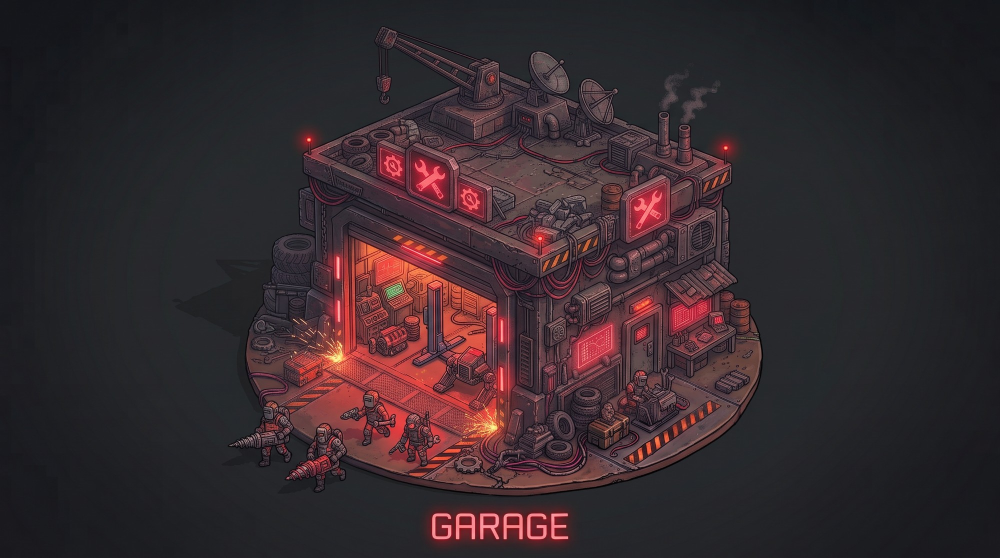
#> input picture art/garage/reference.png, 2000 x 1116 px (shown at 1/2 size)
$ python garage.py
#> lines starting #> are read from the running program, lines starting #| are printed output that depends on the picture; after the words box and inside, x2 and y2 are one past the last pixel; in counts of white or black regions, pixels touching at a corner belong together
"""The Garage tower, from the reference painting (art/garage/reference.png, 2000 x 1116).

1. The building: cut off the dark background (GrabCut, the walls and the disc it stands on marked as sure), without the
   four mechanics walking in front of it (they are the tower's live units) or the GARAGE label; where they stood on the
   disc, the floor is painted back in.
2. Sized as a tower layer: 512 px, the disc's centre at (256, 420) (the pad's centre: game.html draws tower layers at
   0.23x, SPR), the disc a little wider than a pad's ring. The head layer is empty: the garage doesn't turn.
   -> art/cel/raw/towers/garage-base.webp, garage-head.webp (art/cel/towers.py cel-shades them into prototype/assets)
   The mechanics themselves are drawn like the game's other troops: the raider's rig from the turnaround sheet in
   their colours, with their tools (art/enemies/turnaround.py, SKINS garage_*).

    venv/bin/python -I art/garage/garage.py      (then art/cel/towers.py for the building's cel shading)
"""
import os, sys
sys.dont_write_bytecode = True
import numpy as np, cv2

HERE = os.path.dirname(os.path.abspath(__file__))
ROOT = os.path.dirname(os.path.dirname(HERE))
src = cv2.imread(os.path.join(HERE, 'reference.png'))
#> src is the input picture: shape (1116, 2000, 3); mean B, G, R 45.7, 41.4, 54.3
H, W = src.shape[:2]
#> H = 1116; W = 2000

# the four mechanics in front of the building (reference px): polygons round each, with their tools
MECHS = {
    'drill': [(452, 862), (470, 812), (520, 788), (548, 800), (592, 846), (592, 930), (540, 940), (468, 912)],
    'bigdrill': [(566, 948), (600, 896), (622, 850), (660, 846), (706, 900), (708, 990), (640, 995), (572, 965)],
    'gunner': [(672, 830), (720, 812), (740, 772), (782, 772), (800, 822), (800, 880), (760, 905), (716, 896)],
    'wrench': [(772, 880), (802, 836), (822, 820), (856, 822), (884, 880), (880, 948), (800, 952), (776, 920)],
}
DISC = ((1015, 795), (512, 205))   # the disc's ellipse (centre, half-axes), roughly; building() fits it to the visible rim
FLOOR = (600, 800, 680, 840)       # a patch of plain floor plate (reference px): its texture fills where the mechanics stood
SCALE = 0.395                      # reference px -> layer px: the disc's half-width 512 -> 202 (46 map px; a pad's ring is 44)
CENTRE = (256, 420)


_GC = {}


def building():
    if 'img' in _GC: return _GC['img'], _GC['a']
    mask = np.full((H, W), cv2.GC_BGD, np.uint8)
    cv2.rectangle(mask, (330, 30), (1580, 1015), cv2.GC_PR_FGD, -1)
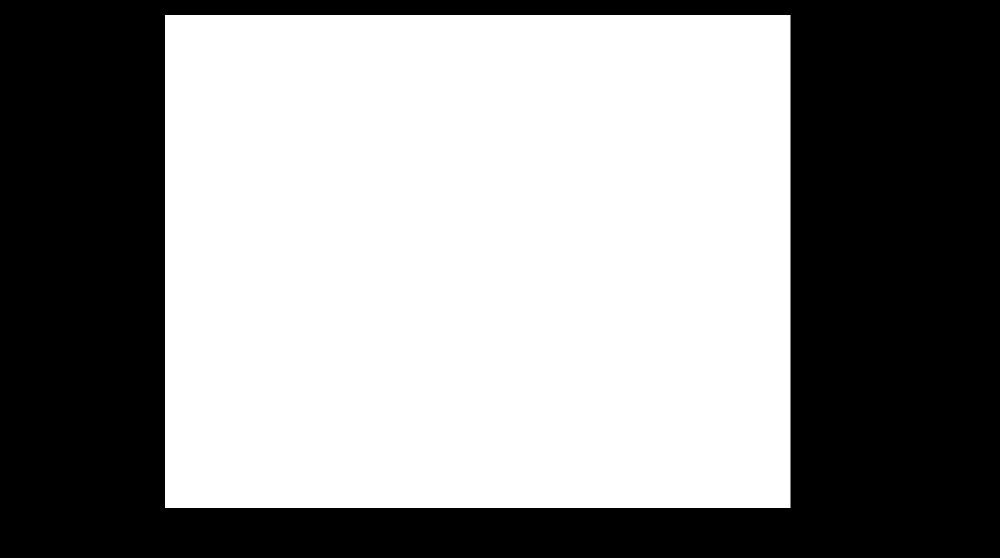
#> mask: shape (1116, 2000) (shown at 1/2 size); values 0 (black) and 3 (white), 55.3% white; 1 black region, box (x1, y1, x2, y2) and area: (0, 0, 2000, 1116) 998514
    cv2.ellipse(mask, DISC[0], (460, 180), 0, 0, 360, cv2.GC_FGD, -1)
#> mask: shape (1116, 2000); 11.68% of pixels changed, all inside (x1, y1, x2, y2) = (555, 615, 1476, 976)
    cv2.rectangle(mask, (660, 420), (1400, 700), cv2.GC_FGD, -1)
#> mask: shape (1116, 2000); min 0, max 3, mean 1.28
    cv2.rectangle(mask, (330, 1010), (W, H), cv2.GC_BGD, -1)                    # the label
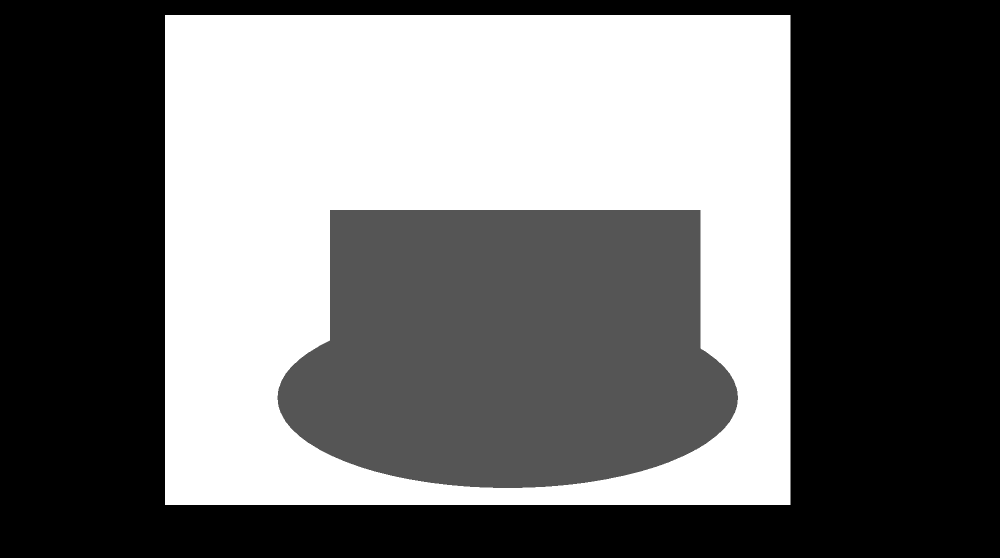
#> mask: shape (1116, 2000) (shown at 1/2 size); min 0, max 3, mean 1.27; drawn with min black and max white
    lab = cv2.cvtColor(src, cv2.COLOR_BGR2LAB).astype(np.float32)
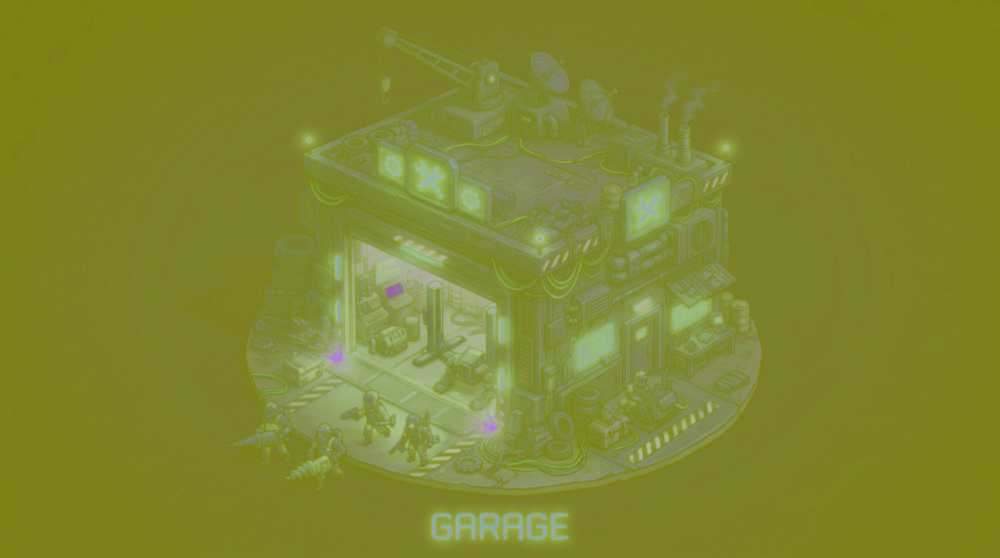
#> lab: shape (1116, 2000, 3) float32 (shown at 1/2 size); mean B, G, R 46.9, 134.1, 129.1
    bgcol = np.median(lab[50:200, 100:300].reshape(-1, 3), 0)
#> bgcol = [25, 130, 125]
    mask[(mask == cv2.GC_PR_FGD) & (np.linalg.norm(lab - bgcol, axis=2) < 6)] = cv2.GC_PR_BGD
    bg = np.zeros((1, 65), np.float64); fg = np.zeros((1, 65), np.float64)
    cv2.grabCut(src, mask, None, bg, fg, 6, cv2.GC_INIT_WITH_MASK)
    m = ((mask == cv2.GC_FGD) | (mask == cv2.GC_PR_FGD)).astype(np.uint8)
    n, lbl, st, _ = cv2.connectedComponentsWithStats(m)
    m = (lbl == 1 + np.argmax(st[1:, 4])).astype(np.uint8)
    _GC['fg'] = m.copy()
    # the mechanics: off the disc they go; on it, the floor is painted back in
    figs = np.zeros((H, W), np.uint8)
    for poly in MECHS.values(): cv2.fillPoly(figs, [np.array(poly, np.int32)], 1)
#> figs: shape (1116, 2000); values 0 (black) and 1 (white), 2.4% white; 2 white regions
    figs = cv2.dilate(figs, np.ones((7, 7), np.uint8))
    # the disc's front rim, fitted to where it shows (its lower half, away from the mechanics)
    cs, _ = cv2.findContours(m, cv2.RETR_EXTERNAL, cv2.CHAIN_APPROX_NONE)
#> m: shape (1116, 2000); values 0 (black) and 1 (white), 30.8% white; 1 white region, box (x1, y1, x2, y2) and area: (483, 54, 1523, 991) 687808
    pts = max(cs, key=len)[:, 0]
    far = cv2.dilate(figs, np.ones((41, 41), np.uint8))
#> figs: shape (1116, 2000); values 0 (black) and 1 (white), 2.7% white; 2 white regions, box (x1, y1, x2, y2) and area: (449, 785, 712, 999) 34479, (669, 769, 888, 956) 25011
    rim = np.array([p for p in pts if p[1] > 840 and not far[p[1], p[0]]], np.float32)
    (cx, cy), (dw, dh), ang = cv2.fitEllipse(rim)
#> cx = 1010.1; cy = 664.9; dw = 645.7; dh = 1089.9; ang = 91.27
    disc = np.zeros((H, W), np.uint8)
    cv2.ellipse(disc, ((cx, cy), (dw, dh), ang), 1, -1, cv2.LINE_AA)
#> disc: shape (1116, 2000); values 0 (black) and 1 (white), 24.8% white; 1 white region, box (x1, y1, x2, y2) and area: (465, 342, 1556, 989) 553160
    m[(figs > 0) & (disc == 0)] = 0
    m[(figs > 0) & (disc > 0)] = 1
    hole = (figs & disc).astype(np.uint8)
    # the floor: the colours round the hole carried in smoothly, the floor plate's texture over them, and the disc's
    # dark rim along its edge
    k = 4
    sm = cv2.resize(src, (W // k, H // k), interpolation=cv2.INTER_AREA)
    hk = cv2.dilate(cv2.resize(hole, (W // k, H // k), interpolation=cv2.INTER_NEAREST), np.ones((3, 3), np.uint8))
#> hole: shape (1116, 2000); values 0 (black) and 1 (white), 1.5% white; 3 white regions, box (x1, y1, x2, y2) and area: (669, 769, 888, 956) 25011, (605, 843, 711, 932) 5060, (511, 785, 596, 870) 2430
    fill = cv2.resize(cv2.inpaint(sm, hk, 5, cv2.INPAINT_TELEA), (W, H), interpolation=cv2.INTER_CUBIC).astype(np.float32)
    fill = cv2.GaussianBlur(fill, (0, 0), 4)
    x0, y0, x1, y1 = FLOOR
    ex = src[y0:y1, x0:x1].astype(np.float32); det = np.clip(ex - cv2.GaussianBlur(ex, (0, 0), 3), -10, 10) * 0.7   # grain only, no lines
    th, tw = det.shape[:2]
#> th = 40; tw = 80
    tiled = np.tile(det, (H // th + 1, W // tw + 1, 1))[:H, :W]
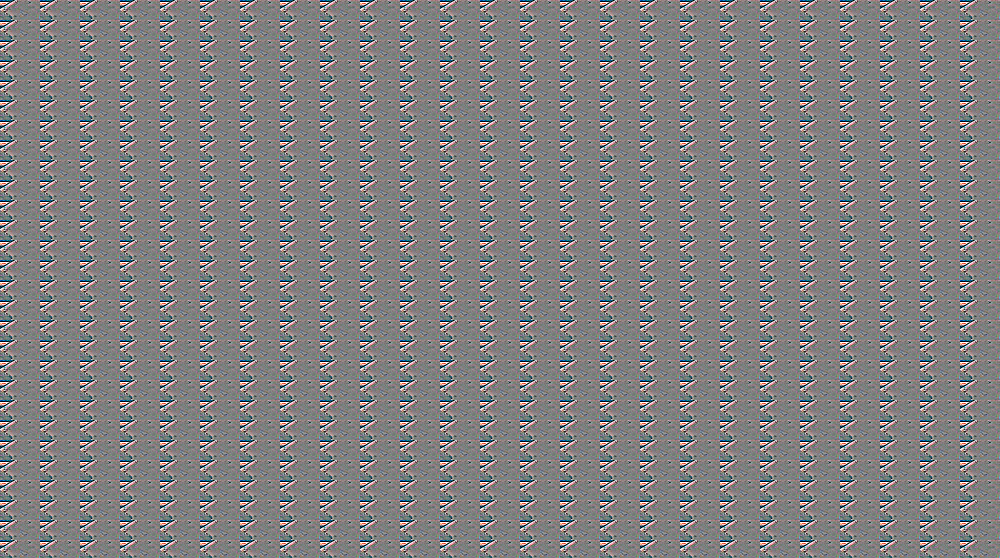
#> tiled: shape (1116, 2000, 3) float32 (shown at 1/2 size); mean B, G, R 0.0969, 0.0418, 0.0842; drawn with min black and max white
    fill += tiled
    ring = np.zeros((H, W), np.float32)
    cv2.ellipse(ring, ((cx, cy), (dw, dh), ang), 1, 22, cv2.LINE_AA)
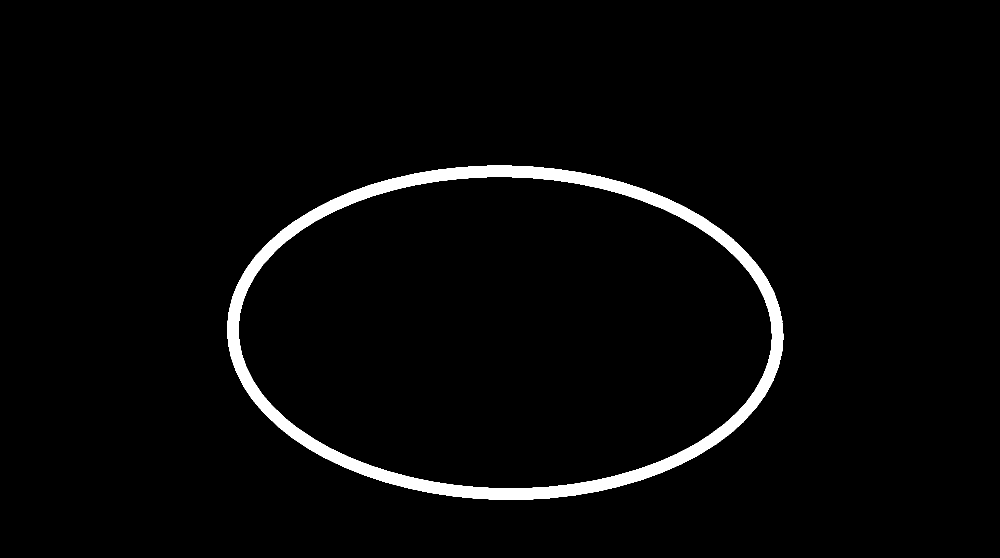
#> ring: shape (1116, 2000) float32 (shown at 1/2 size); values 0 (black) and 1 (white), 2.8% white; 1 white region, box (x1, y1, x2, y2) and area: (454, 331, 1567, 1000) 63548
    lower = (np.arange(H)[:, None] > cy).astype(np.float32)
#> lower = 1116 values from 0 to 1
    rimcol = np.median(src[(cv2.dilate(m, np.ones((3, 3), np.uint8)) > 0) & (disc > 0) & (ring > 0.5) & (far == 0)].reshape(-1, 3), 0)
#> rimcol = [56, 52, 86]
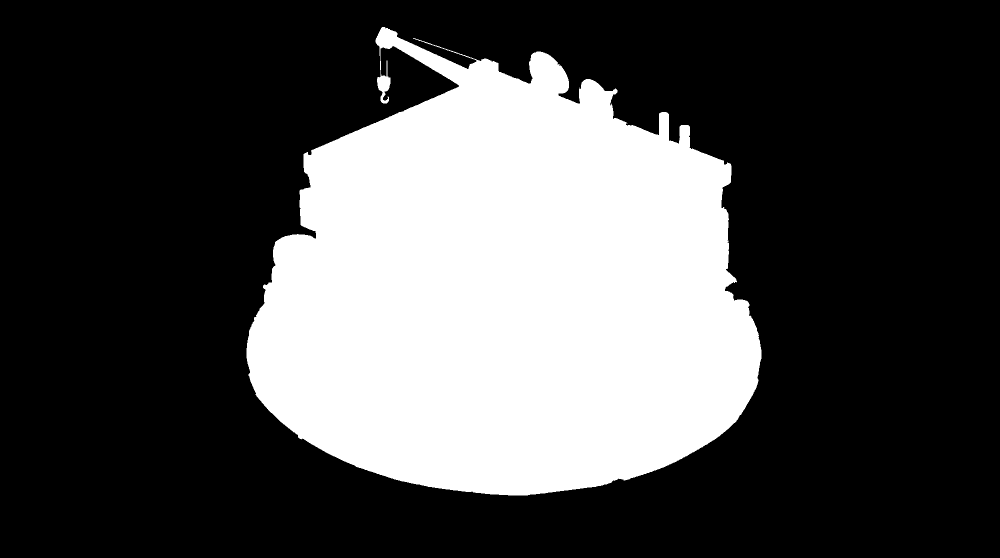
#> m: shape (1116, 2000) (shown at 1/2 size); values 0 (black) and 1 (white), 30.4% white; 1 white region, box (x1, y1, x2, y2) and area: (493, 54, 1523, 991) 678469
    rb = cv2.GaussianBlur(ring * lower, (0, 0), 2)[..., None]
    fill = fill * (1 - rb) + rimcol * rb
    hb = cv2.GaussianBlur(hole.astype(np.float32), (0, 0), 2)[..., None] * (hole[..., None] > 0)
    img = (src.astype(np.float32) * (1 - hb) + fill * hb).clip(0, 255).astype(np.uint8)
    a = cv2.GaussianBlur(m.astype(np.float32), (0, 0), 0.8)
    _GC['img'], _GC['a'] = img, a
    return img, a


def layer(img, a):
    """Scale and place: the disc's centre at CENTRE of a 512 px layer."""
    M = np.float32([[SCALE, 0, CENTRE[0] - SCALE * DISC[0][0]], [0, SCALE, CENTRE[1] - SCALE * DISC[0][1]]])
#> M = [[0.395, 0, -144.9], [0, 0.395, 106]]
    pre = np.dstack([img.astype(np.float32) * a[..., None], a])
    out = cv2.warpAffine(pre, M, (512, 512), flags=cv2.INTER_AREA)
    al = out[..., 3:4]
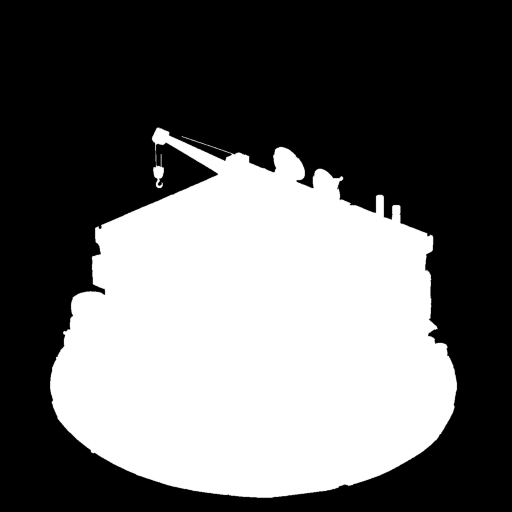
#> al: shape (512, 512, 1) float32; min 0, max 1, mean 0.404
    rgb = np.where(al > 1e-3, out[..., :3] / np.maximum(al, 1e-3), 0)
    return np.dstack([rgb, al * 255]).clip(0, 255).astype(np.uint8)


if __name__ == '__main__':
    img, a = building()
    base = layer(img, a)
    out = os.path.join(ROOT, 'art', 'cel', 'raw', 'towers')
    cv2.imwrite(os.path.join(out, 'garage-base.webp'), base, [cv2.IMWRITE_WEBP_QUALITY, 95])
    cv2.imwrite(os.path.join(out, 'garage-head.webp'), np.zeros((512, 512, 4), np.uint8), [cv2.IMWRITE_WEBP_QUALITY, 95])
    ys, xs = np.nonzero(base[..., 3] > 40)
    print('ok garage: layer bbox', xs.min(), ys.min(), xs.max(), ys.max())
#| ok garage: layer bbox 50 127 456 497
